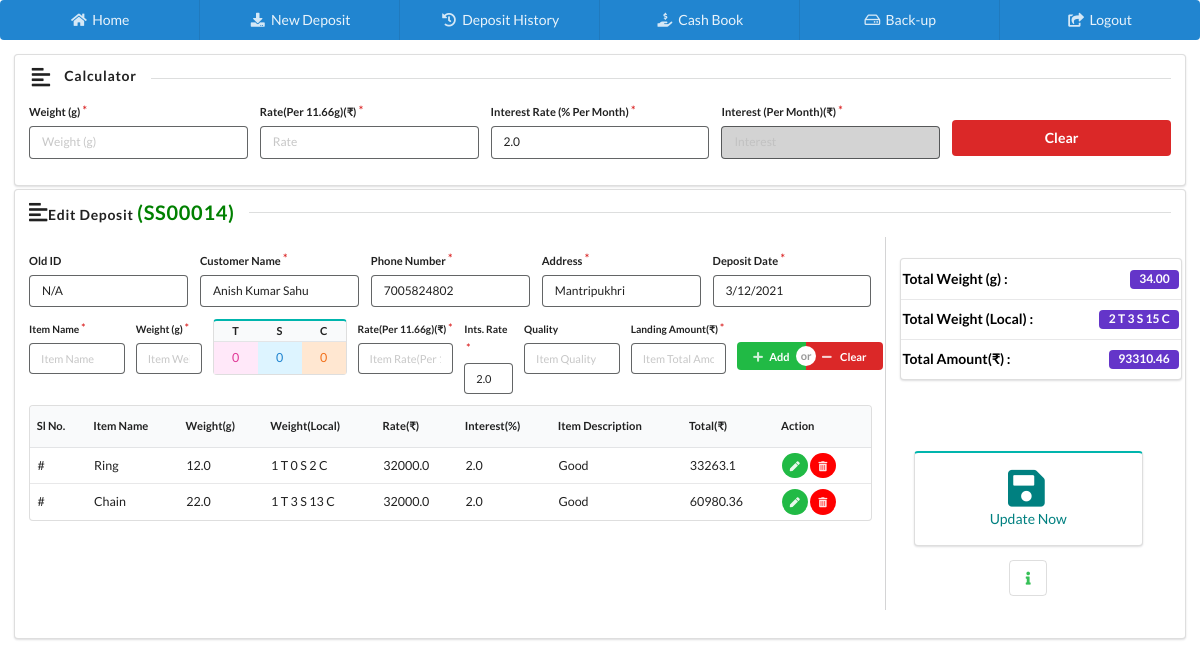
/edit_deposit/14/ (signed in), run on the app's committed database.
### home/models.py (models this page shows, shortened)
class Deposit(models.Model):
    depositSerialID = models.CharField(max_length=200, blank=True, null=True)
    oldID = models.CharField(max_length=200, blank=True, null=True)
    customerName = models.CharField(max_length=200, blank=True, null=True)
    phone = models.CharField(max_length=20, blank=True, null=True)
    address = models.TextField(blank=True, null=True)
    depositDate = models.DateField(blank=True, null=True)
    statusID = models.ForeignKey(Status, blank=True, null=True, on_delete=models.CASCADE)
    totalAmount = models.FloatField(default=0.0)
    totalAmountPaid = models.FloatField(default=0.0)
    totalInterestPaid = models.FloatField(default=0.0)
    clearanceDate = models.DateField(blank=True, null=True)
    totalWeight = models.CharField(max_length=200, blank=True, null=True)
    totalWeightL = models.CharField(max_length=200, blank=True, null=True)
    isDeleted = models.BooleanField(default=False)
    datetime = models.DateTimeField(auto_now_add=True, auto_now=False)
    lastUpdatedOn = models.DateTimeField(auto_now_add=False, auto_now=True)
    class Meta:
        verbose_name_plural = 'B) Deposit List'

class DepositItem(models.Model):
    depositID = models.ForeignKey(Deposit, blank=True, null=True, on_delete=models.CASCADE)
    itemName = models.CharField(max_length=300, blank=True, null=True)
    weight = models.FloatField(default=0.0)
    tola =  models.IntegerField(default=0)
    san =  models.IntegerField(default=0)
    chaning =  models.IntegerField(default=0)
    itemRatePerTenGram = models.FloatField(default=0.0)
    interestRate = models.FloatField(default=0.0)
    description = models.TextField(blank=True, null=True)
    itemAmount = models.FloatField(default=0.0)
    isWithdrawn = models.BooleanField(default=False)
    withdrawalDate = models.DateField(blank=True, null=True)
    interestPaid = models.FloatField(default=0.0)
    total = models.FloatField(default=0.0)
    month = models.FloatField(default=0.0)
    isDeleted = models.BooleanField(default=False)
    datetime = models.DateTimeField(auto_now_add=True, auto_now=False)
    lastUpdatedOn = models.DateTimeField(auto_now_add=False, auto_now=True)
    class Meta:
        verbose_name_plural = 'C) Deposit Item List'

### home/views.py (the view)
# urls.py: path('edit_deposit/<int:id>/', edit_deposit, name='edit_deposit'),
@is_activated()
def edit_deposit(request, id=None):
    if request.user.is_authenticated:
        instance = get_object_or_404(Deposit, pk = int(id))
        items = DepositItem.objects.filter(depositID_id = instance.pk)
        context = {
            'instance': instance,
            'items':items
        }
        return render(request, 'home/editDepost.html', context)
    else:
        return redirect('homeApp:loginPage')

### activation/views.py (called while the page is built)
def is_activated():
    def _is_activated(view_func):
        @wraps(view_func)
        def wrapper(request, *args, **kwargs):
            try:
                val = Validity.objects.last()
                if val.expiryDate < datetime.today().date():
                    return redirect('/activate/')
                return view_func(request, *args, **kwargs)
            except:
                return view_func(request, *args, **kwargs)
        return wrapper
    return _is_activated

### home/templates/home/editDepost.html (shortened to what this page needs)
{% extends 'home/index.html' %}
{% block body %}
    <div class="ui padded grid">
        <div class="sixteen wide column">
            <div class="ui segment">
                <div class="ui tiny form">
                    <h5 class="ui horizontal left aligned divider header">
                        <i class="left align icon"></i>
                        Calculator
                    </h5>
                    <div class="five fields">
                        <div class="field required">
                            <label>Weight (g)</label>
                            <input type="number" placeholder="Weight (g)" id="cWeight">
                        </div>
                        <div class="field required">
                            <label>Rate(Per 11.66g)(₹)</label>
                            <input type="number" placeholder="Rate" id="cRate">
                        </div>
                        <div class="field required">
                            <label>Interest Rate (% Per Month)</label>
                            <input type="number" placeholder="Interest Rate" value="2.0" id="cInterestRate">
                        </div>
                        <div class="field required">
                            <label>Interest (Per Month)(₹)</label>
                            <input type="number" placeholder="Interest" readonly style="background-color: lightgrey"
                                   id="cAmount">
                        </div>
                        <div class="field" style="padding-top: 1.3rem;">
                            <button class="ui fluid red button" onclick="clearCalculator()">Clear</button>
                        </div>
                    </div>
                </div>
            </div>
        </div>
        <div class="sixteen wide column">
            <div class="ui segment" style="min-height: 450px;">
                <h5 class="ui horizontal left aligned divider header">
                    <i class="left align icon"></i>
                    Edit Deposit <span style="color: green;font-weight: bold;font-size: 20px;">({{ instance.depositSerialID }})</span>
                </h5>
                <div class="ui internally celled  grid">
                    <div class="twelve wide column" style="padding-left: 0">
                        <div class="ui tiny form" id="depositForm">
                            <div class="five fields">
                                <div class="field">
                                    <label>Old ID</label>
                                    <input type="text" placeholder="Old ID" id="oldID" value="{{ instance.oldID }}" >
                                </div>
                                <div class="field required">
                                    <label>Customer Name</label>
                                    <input type="text" placeholder="Customer Name" id="customerName" autocomplete="off" value="{{ instance.customerName }}">
                                </div>
                                <div class="field required">
                                    <label>Phone Number</label>
                                    <input type="number" placeholder="Phone Number" id="phoneNumber" value="{{ instance.phone }}">
                                </div>
                                <div class="field required">
                                    <label>Address</label>
                                    <input type="text" placeholder="Address" id="address" autocomplete="off" value="{{ instance.address }}">
                                </div>
                                <div class="field required" id="standard_calendar">
                                    <label>Deposit Date</label>
                                    <input type="text" name="DepositDate" placeholder="Deposit Date"
                                           autocomplete="off"
                                           id="date" value="{{ instance.depositDate }}">
                                </div>
                            </div>
                        </div>
                        <div class="ui mini form">
                            <div class="eight fields">
                                <div class="field required">
                                    <label>Item Name</label>
                                    <input placeholder="Item Name" type="text" id="itemName">
                                </div>
                                <div class="field required" style="width: 9%">
                                    <label>Weight (g)</label>
                                    <input placeholder="Item Weight" type="number" id="itemWeight" onkeyup="ItemLocalConvert()">
                                </div>
                                <div class="field required" style="width: 17%">
                                    <table class="ui teal table" style="text-align: center">
                                        <thead>
                                        <tr>
                                            <th style="padding: 0">T</th>
                                            <th style="padding: 0">S</th>
                                            <th style="padding: 0">C</th>
                                        </tr>
                                        </thead>
                                        <tbody>
                                        <tr>
                                            <td onkeyup="calWeight()" class="pink" contenteditable="true" id="tola">0</td>
                                            <td onkeyup="calWeight()" class="blue" contenteditable="true" id="san">0</td>
                                            <td onkeyup="calWeight()" class="orange" contenteditable="true" id="chaning">0</td>
                                        </tr>
                                        </tbody>
                                    </table>
                                </div>
                                <div class="field required">
                                    <label>Rate(Per 11.66g)(₹)</label>
                                    <input placeholder="Item Rate(Per 11.66g)" type="number" id="itemRate">
                                </div>
                                <div class="field required" style="width: 7%">
                                    <label>Ints. Rate</label>
                                    <input placeholder="Interest Rate" value="2.0" type="number" id="itemInterestRate">
                                </div>
                                <div class="field">
                                    <label>Quality</label>
                                    <input placeholder="Item Quality" type="text" id="itemDescription"
                                    >
                                </div>
                                <div class="field required">
                                    <label>Landing Amount(₹)</label>
                                    <input placeholder="Item Total Amount" type="number" id="itemTotalAmount"
                                    >
                                </div>
                                <div class="field" style="    padding-top: 1.6rem;">
                                    <div class="ui mini buttons">
                                        <button class="ui positive button" id="addItemBtn" type="button"
                                                onclick="addSubItems()"><i class="plus icon"></i>Add
                                        </button>
                                        <button class="ui button red" type="button" onclick="ClearData()"><i
                                                class="minus icon"></i>
                                            Clear
                                        </button>
                                    </div>
                                </div>
                            </div>
                        </div>
                        <table class="ui very compact table " id="itemTable" style="font-size: 0.8em">
                            <thead>
                            <tr>
                                <th>Sl No.</th>
                                <th>Item Name</th>
                                <th>Weight(g)</th>
                                <th>Weight(Local)</th>
                                <th>Rate(₹)</th>
                                <th>Interest(%)</th>
                                <th>Item Description</th>
                                <th>Total(₹)</th>
                                <th>Action</th>
                            </tr>
                            </thead>
                            <tbody>
                            {% for item in items %}
                            <tr id ="{{ forloop.counter }}" ><td id ="row{{ forloop.counter }}">#</td> <td id ="itemName{{ forloop.counter }}">{{ item.itemName }}</td><td id ="itemWeight{{ forloop.counter }}">{{ item.weight }}</td><td id ="local{{ forloop.counter }}"><span id="tola{{ forloop.counter }}"> {{ item.tola }}</span> T <span id="san{{ forloop.counter }}"> {{ item.san }}</span> S<span id="chaning{{ forloop.counter }}"> {{ item.chaning }}</span> C</td><td id ="itemRate{{ forloop.counter }}">{{ item.itemRatePerTenGram }}</td><td id ="itemInterestRate{{ forloop.counter }}">{{ item.interestRate }}</td><td id ="itemDescription{{ forloop.counter }}">{{ item.description }}</td><td id ="itemTotalAmount{{ forloop.counter }}">{{ item.total }}</td><td><button style="font-size:10px;" onclick="GetItemDetail('{{ forloop.counter }}')" class="ui circular facebook icon button green"><i class="pen icon"></i></button><button style="font-size:10px;" onclick="delItem(' {{ forloop.counter }}')" class="ui circular youtube icon button"><i class="trash alternate icon"></i></button></td></tr>
                            {% endfor %}
                            </tbody>
                        </table>
                    </div>
                    <div class="four wide column">
                        <div class="ui vertical menu"
                             style="width: 99%;float: right;position: absolute;text-align: left;margin-bottom: 0; margin-top: 0.5em;">
                            <a class="teal item ">
                                <strong style="color: black;">Total Weight (g) :</strong>
                                <div class="ui violet label" id="totalWeight">{{ instance.totalWeight }}</div>
                            </a>
                            <a class="teal item ">
                                <strong style="color: black;">Total Weight (Local) :</strong>
                                <div class="ui violet label" id="totalWeightL"> {{ instance.totalWeightL }} </div>
                            </a>
                            <a class="teal item ">
                                <strong style="color: black;">Total Amount(₹) :</strong>
                                <div class="ui violet label" id="totalAmount">{{ instance.totalAmount }}</div>
                            </a>
                        </div>
                        <div class="ui center aligned basic segment"
                             style="margin-top: 200px;padding-top: 0;padding-bottom: 0;">
                            <div class="ui teal segment" style="padding:2rem">
                                <div class="ui one column very relaxed grid">
                                    <div class="column">
                                        <a onclick="salesSave()" style="cursor: pointer;color: teal">
                                            <i class="save icon" style="font-size: 3rem"></i>
                                            <p>Update Now</p>
                                        </a>
                                    </div>
                                </div>
                            </div>
                            <div class="ui small basic icon buttons">
  <button class="ui button " onclick="openInfo()"><i class="info icon green"></i></button>
</div>
                        </div>
                    </div>
                </div>
            </div>
        </div>
    </div>
{% endblock %}

### home/templates/home/editDepost.html (style rules this page uses)
.ui.vertical.menu .item { display: block; background: 0 0; border-top: none; border-right: none; padding-left: 2px; padding-right: 2px; }
.ui.grid > .column:not(.row) { padding-top: 0; padding-bottom: 0.2rem; }
.ui.table>tbody>tr>td, .ui.table>tr>td { padding: 0.4571429em 0.78571429em; text-align: inherit; }

### data on the page
Deposit: depositSerialID "SS00014", oldID "N/A", customerName "Anish Kumar Sahu", phone "7005824802", address "Mantripukhri", DepositDate "3/12/2021", totalWeight "34.00", totalWeightL "2 T 3 S 15 C", totalAmount "93310.46"
DepositItem: itemName "Ring", weight "12.0", tola "1", san "0", chaning "2", itemRatePerTenGram "32000.0", interestRate "2.0", description "Good", total "33263.1"
DepositItem: itemName "Chain", weight "22.0", tola "1", san "3", chaning "13", itemRatePerTenGram "32000.0", interestRate "2.0", description "Good", total "60980.36"
